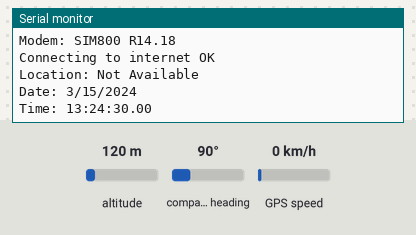
A sketch run on a simulated Arduino MKR. Parts: the last lines printed to the serial monitor. Inputs (shaded band) come from the test bench; at power-on: altitude 120 m, compass heading 90°, GPS speed 0 km/h. Uploads are accepted with an empty reply; the GPS gets a fix after 3 s at 37.7749, -122.4194 with 8 satellites.

Above: at 1.2 s.
1.3 s: altitude set to 20 m
At 5.03 s:
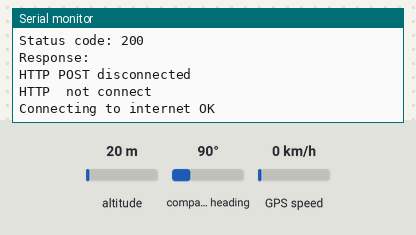
5.1 s: altitude set to 250 m
At 6.29 s:
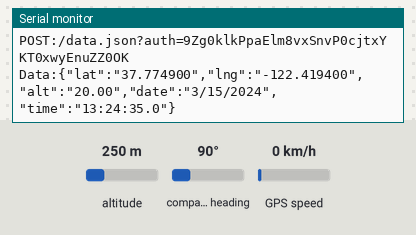
Timing chart, 0 to 8.1 s (numbered marks = the images above; inputs shaded):
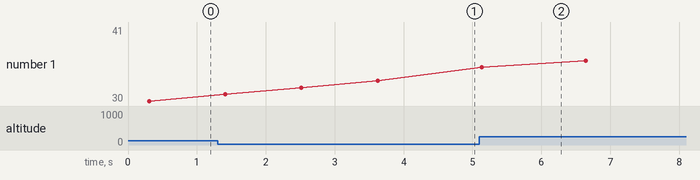

The sketch:

tracking.ino
```cpp
#include <TinyGPS++.h>


#define TINY_GSM_MODEM_SIM800
#define TINY_GSM_RX_BUFFER 256


#include <TinyGsmClient.h> //https://github.com/vshymanskyy/TinyGSM
#include <ArduinoHttpClient.h> //https://github.com/arduino-libraries/ArduinoHttpClient

#include <SoftwareSerial.h>


// Choose two Arduino pins to use for software serial
//#define RXPinGps 0
//#define TXPinGps 1
 // ************************************************************
#define rxPinSim800 7
#define txPinSim800 8

// Create a TinyGPS++ object
TinyGPSPlus gps;

//int GPSBaud = 9600;

 // Create a software serial port called "gpsSerial"
//SoftwareSerial gpsSerial(RXPinGps, TXPinGps);

//*************************************************************
SoftwareSerial sim800(txPinSim800, rxPinSim800);

const char FIREBASE_HOST[]  = "gggg-52c92-default-rtdb.firebaseio.com";//remove https://
const String FIREBASE_AUTH  = "9Zg0klkPpaElm8vxSnvP0cjtxYKT0xwyEnuZZ0OK";//from firebase project seetings>service accounts>database secrets
const String FIREBASE_PATH  = "/data";
const int SSL_PORT          = 443;

char apn[]  = "internet";//airtel ->"internet"
char user[] = "";
char pass[] = "";


TinyGsm modem(sim800);

TinyGsmClientSecure gsm_client_secure_modem(modem, 0);
HttpClient http_client = HttpClient(gsm_client_secure_modem, FIREBASE_HOST, SSL_PORT);

unsigned long previousMillis = 0;


void setup()
{
  Serial.begin(9600);

  Serial.println(F("device serial initialize"));


  sim800.begin(9600);
  Serial.println(F("SIM800L serial initialize"));

  Serial.println(F("Initializing modem..."));
  modem.restart();

  String modemInfo = modem.getModemInfo();

  Serial.print(F("Modem: "));
  Serial.println(modemInfo);


  http_client.setHttpResponseTimeout(10 * 1000); //^0 secs timeout
}

void loop()
{

  Serial.print(F("Connecting to "));
  Serial.print(apn);
  if (!modem.gprsConnect(apn, user, pass))
  {
    Serial.println(F(" fail"));

    delay(1000);
    return;
  }
  Serial.println(F(" OK"));

  http_client.connect(FIREBASE_HOST, SSL_PORT);

  while (true) {
    if (!http_client.connected())
    {
      Serial.println();
      http_client.stop();// Shutdown
      Serial.println(F("HTTP  not connect"));
      break;
    }
    else
    {
      dht_loop();
    }

  }

}


String displayInfo()
{
  int loc=1;
  String Data = "";
  delay(100);
  if (gps.location.isValid())
  {
    Serial.print(F("Latitude: "));
    Serial.println(gps.location.lat(), 6);
    Serial.print(F("Longitude: "));
    Serial.println(gps.location.lng(), 6);
    Serial.print(F("Altitude: "));
    Serial.println(gps.altitude.meters());
    Data = "{";
    Data += "\"lat\":\"";
    Data +=String(gps.location.lat(),6);
    Data +="\",";
    Data += "\"lng\":\"";
    Data +=String(gps.location.lng(),6);
    Data +="\",";
    Data += "\"alt\":\"";
    Data +=gps.altitude.meters();
    Data +="\",";

  }
  else
  {
    Serial.println(F("Location: Not Available"));
    loc=0;
  }

  Serial.print(F("Date: "));
  if (gps.date.isValid())
  {
    Serial.print(gps.date.month());
    Serial.print(F("/"));
    Serial.print(gps.date.day());
    Serial.print(F("/"));
    Serial.println(gps.date.year());
    Data += "\"date\":\"";
    Data +=gps.date.month();
    Data +="/";
    Data +=gps.date.day();
    Data +="/";
    Data +=gps.date.year();
    Data +="\",";

  }
  else
  {
    Serial.println(F("Not Available"));
  }

  Serial.print(F("Time: "));
  if (gps.time.isValid())
  {
    Data += "\"time\":\"";
    if (gps.time.hour() < 10) Serial.print(F("0"));
    Serial.print(gps.time.hour()+3);
    Serial.print(F(":"));
    Data +=gps.time.hour()+3;
    Data +=":";
    if (gps.time.minute() < 10) Serial.print(F("0"));
    Serial.print(gps.time.minute());
    Serial.print(F(":"));
    Data +=gps.time.minute();
    Data +=":";
    if (gps.time.second() < 10) Serial.print(F("0"));
    Serial.print(gps.time.second());
    Serial.print(F("."));
    Data +=gps.time.second();
    Data +=".";
    if (gps.time.centisecond() < 10) Serial.print(F("0"));
    Serial.println(gps.time.centisecond());
    Data +=gps.time.centisecond();
    Data +="\"}";


  }
  else
  {
    Serial.println(F("Not Available"));
  }

  Serial.println();
  Serial.println();
  delay(1000);
  if(loc==1){
    return Data;
    }else{
      Data ="";
      return Data;
      }
}


void PostToFirebase(const char* method, const String & path , const String & data, HttpClient* http)
{
  String response;
  int statusCode = 0;
  http->connectionKeepAlive(); // Currently, this is needed for HTTPS

  String url;
  if (path[0] != '/')
  {
    url = "/";
  }
  url += path + ".json";
  url += "?auth=" + FIREBASE_AUTH;
  Serial.print(F("POST:"));
  Serial.println(url);
  Serial.print(F("Data:"));
  Serial.println(data);

  String contentType = "application/json";
  http->put(url, contentType, data);//updates the record of data in the database
  //http->post(url, contentType, data);//creats a new instance of the data in the databse

  statusCode = http->responseStatusCode();
  Serial.print(F("Status code: "));
  Serial.println(statusCode);
  //if(!statusCode==200){
  response = http->responseBody();
  Serial.print(F("Response: "));
  Serial.println(response);
 //}
  if (!http->connected())
  {
    Serial.println();
    http->stop();// Shutdown
    Serial.println(F("HTTP POST disconnected"));
  }

}

void dht_loop()
{
  // This sketch displays information every time a new sentence is correctly encoded.

  while (Serial.available() > 0){
    if (gps.encode(Serial.read())){
     String Data="";
     Data =  displayInfo();
     if(!(Data=="")){
      PostToFirebase("PATCH", FIREBASE_PATH, Data, &http_client);
      break;
      }
    }
  }


  // If 5000 milliseconds pass and there are no characters coming in
  // over the software serial port, show a "No GPS detected" error
  if (millis() > 5000 && gps.charsProcessed() < 10)
  {
    Serial.println(F("No GPS detected"));
    while(true);
  }


}
```

Measured:
- after the input at 1.3 s, the serial monitor: prints a new line after 2.3 s (image 1)
